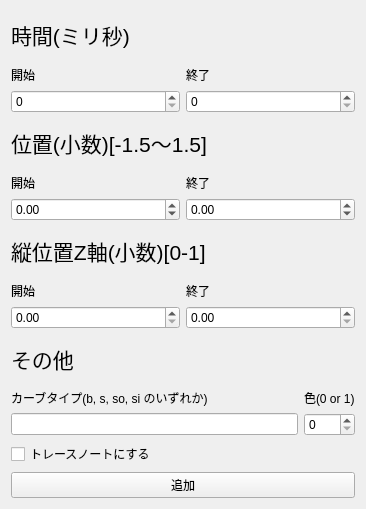
<?xml version="1.0" encoding="UTF-8"?>
<ui version="4.0">
 <class>AddArcNote</class>
 <widget class="QWidget" name="AddArcNote">
  <property name="geometry">
   <rect>
    <x>0</x>
    <y>0</y>
    <width>366</width>
    <height>509</height>
   </rect>
  </property>
  <property name="sizePolicy">
   <sizepolicy hsizetype="Minimum" vsizetype="Minimum">
    <horstretch>0</horstretch>
    <verstretch>0</verstretch>
   </sizepolicy>
  </property>
  <property name="minimumSize">
   <size>
    <width>366</width>
    <height>509</height>
   </size>
  </property>
  <property name="maximumSize">
   <size>
    <width>366</width>
    <height>509</height>
   </size>
  </property>
  <property name="windowTitle">
   <string>Add Arc Note</string>
  </property>
  <property name="windowIcon">
   <iconset resource="main.qrc">
    <normaloff>:/arcaea_main/res/ase-256x256.png</normaloff>
    <normalon>:/arcaea_main/res/ase-256x256.png</normalon>:/arcaea_main/res/ase-256x256.png</iconset>
  </property>
  <layout class="QGridLayout" name="gridLayout">
   <item row="0" column="0">
    <layout class="QVBoxLayout" name="verticalLayout">
     <item>
      <widget class="QLabel" name="label_2">
       <property name="font">
        <font>
         <pointsize>16</pointsize>
        </font>
       </property>
       <property name="text">
        <string>時間(ミリ秒)</string>
       </property>
      </widget>
     </item>
     <item>
      <layout class="QGridLayout" name="gridLayout_2">
       <item row="0" column="1">
        <widget class="QLabel" name="Y_end_label">
         <property name="text">
          <string>終了</string>
         </property>
        </widget>
       </item>
       <item row="1" column="1">
        <widget class="QSpinBox" name="Y_end">
         <property name="maximum">
          <number>999999</number>
         </property>
        </widget>
       </item>
       <item row="1" column="0">
        <widget class="QSpinBox" name="Y_start">
         <property name="maximum">
          <number>999999</number>
         </property>
        </widget>
       </item>
       <item row="0" column="0">
        <widget class="QLabel" name="Y_start_label">
         <property name="text">
          <string>開始</string>
         </property>
        </widget>
       </item>
      </layout>
     </item>
     <item>
      <widget class="QLabel" name="label">
       <property name="font">
        <font>
         <pointsize>16</pointsize>
        </font>
       </property>
       <property name="text">
        <string>位置(小数)[-1.5～1.5]</string>
       </property>
      </widget>
     </item>
     <item>
      <layout class="QGridLayout" name="gridLayout_3">
       <item row="0" column="0">
        <widget class="QLabel" name="X_start_label">
         <property name="text">
          <string>開始</string>
         </property>
        </widget>
       </item>
       <item row="0" column="1">
        <widget class="QLabel" name="X_end_label">
         <property name="text">
          <string>終了</string>
         </property>
        </widget>
       </item>
       <item row="1" column="0">
        <widget class="QDoubleSpinBox" name="X_start">
         <property name="minimum">
          <double>-1.500000000000000</double>
         </property>
         <property name="maximum">
          <double>1.500000000000000</double>
         </property>
         <property name="singleStep">
          <double>0.100000000000000</double>
         </property>
        </widget>
       </item>
       <item row="1" column="1">
        <widget class="QDoubleSpinBox" name="X_end">
         <property name="minimum">
          <double>-1.500000000000000</double>
         </property>
         <property name="maximum">
          <double>1.500000000000000</double>
         </property>
         <property name="singleStep">
          <double>0.100000000000000</double>
         </property>
        </widget>
       </item>
      </layout>
     </item>
     <item>
      <widget class="QLabel" name="label_3">
       <property name="font">
        <font>
         <pointsize>16</pointsize>
        </font>
       </property>
       <property name="text">
        <string>縦位置Z軸(小数)[0-1]</string>
       </property>
      </widget>
     </item>
     <item>
      <layout class="QGridLayout" name="gridLayout_4">
       <item row="1" column="1">
        <widget class="QDoubleSpinBox" name="Z_end">
         <property name="maximum">
          <double>1.000000000000000</double>
         </property>
         <property name="singleStep">
          <double>0.100000000000000</double>
         </property>
        </widget>
       </item>
       <item row="0" column="0">
        <widget class="QLabel" name="Z_start_label">
         <property name="text">
          <string>開始</string>
         </property>
        </widget>
       </item>
       <item row="0" column="1">
        <widget class="QLabel" name="Z_end_label">
         <property name="text">
          <string>終了</string>
         </property>
        </widget>
       </item>
       <item row="1" column="0">
        <widget class="QDoubleSpinBox" name="Z_start">
         <property name="maximum">
          <double>1.000000000000000</double>
         </property>
         <property name="singleStep">
          <double>0.100000000000000</double>
         </property>
        </widget>
       </item>
      </layout>
     </item>
     <item>
      <widget class="QLabel" name="label_12">
       <property name="font">
        <font>
         <pointsize>16</pointsize>
        </font>
       </property>
       <property name="text">
        <string>その他</string>
       </property>
      </widget>
     </item>
     <item>
      <layout class="QGridLayout" name="gridLayout_7">
       <property name="sizeConstraint">
        <enum>QLayout::SetDefaultConstraint</enum>
       </property>
       <item row="0" column="0">
        <widget class="QLabel" name="curve_label">
         <property name="text">
          <string>カーブタイプ(b, s, so, si のいずれか)</string>
         </property>
        </widget>
       </item>
       <item row="0" column="1">
        <widget class="QLabel" name="color_label">
         <property name="text">
          <string>色(0 or 1)</string>
         </property>
        </widget>
       </item>
       <item row="1" column="1">
        <widget class="QSpinBox" name="color">
         <property name="maximum">
          <number>1</number>
         </property>
        </widget>
       </item>
       <item row="1" column="0">
        <widget class="QLineEdit" name="curve"/>
       </item>
       <item row="2" column="0">
        <widget class="QCheckBox" name="isTrace">
         <property name="text">
          <string>トレースノートにする</string>
         </property>
        </widget>
       </item>
      </layout>
     </item>
     <item>
      <widget class="QPushButton" name="pushButton">
       <property name="text">
        <string>追加</string>
       </property>
      </widget>
     </item>
    </layout>
   </item>
  </layout>
 </widget>
 <resources>
  <include location="main.qrc"/>
 </resources>
 <connections>
  <connection>
   <sender>pushButton</sender>
   <signal>clicked()</signal>
   <receiver>AddArcNote</receiver>
   <slot>new_note()</slot>
   <hints>
    <hint type="sourcelabel">
     <x>182</x>
     <y>452</y>
    </hint>
    <hint type="destinationlabel">
     <x>182</x>
     <y>241</y>
    </hint>
   </hints>
  </connection>
 </connections>
 <slots>
  <slot>new_note()</slot>
 </slots>
</ui>
